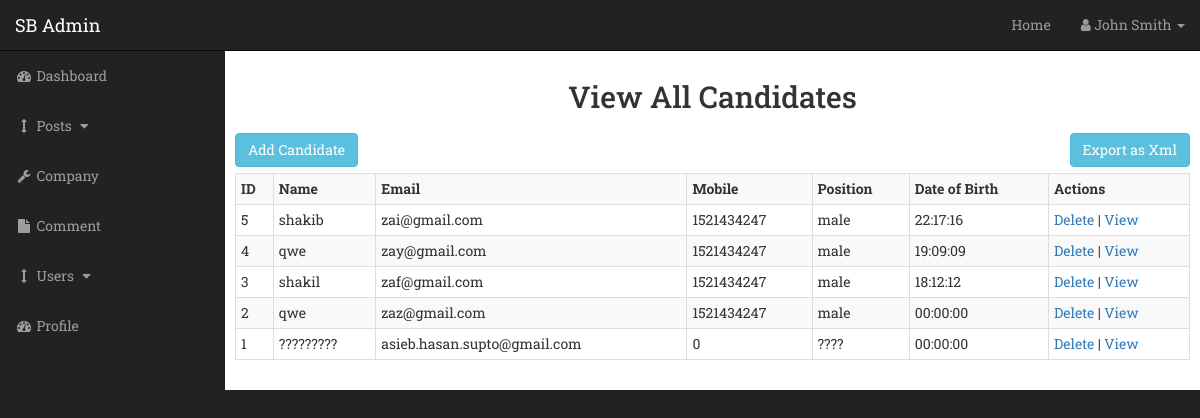
The page /admin/view_all_candidate.php on the database as committed earlier.
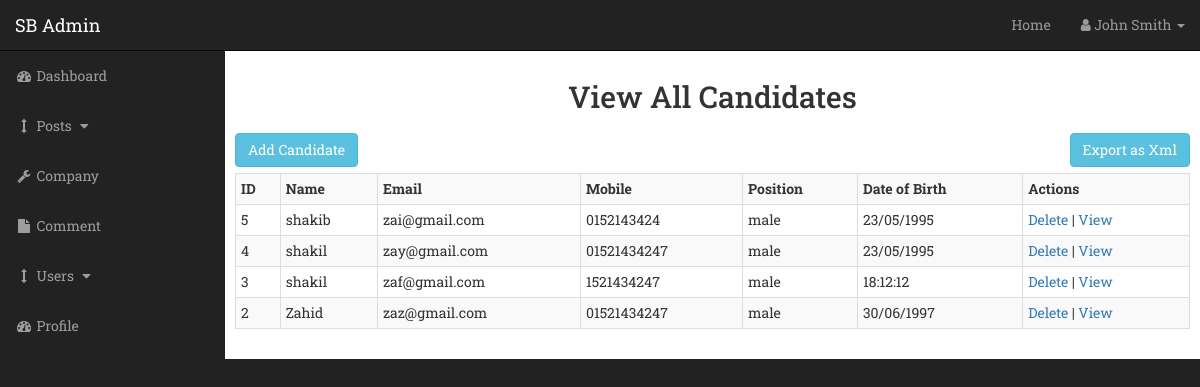
The same page on the database as committed later.
### tables this page shows
CREATE TABLE `candidate` (
  `cMail` varchar(100) NOT NULL,
  `cPass` text NOT NULL,
  `cName` varchar(32) NOT NULL,
  `cImage` varchar(200) NOT NULL,
  `cGender` text NOT NULL,
  `cMobile` varchar(200) DEFAULT NULL,
  `cSkill` text,
  `cPreviousExp` text NOT NULL,
  `cLogin` timestamp NOT NULL DEFAULT CURRENT_TIMESTAMP ON UPDATE CURRENT_TIMESTAMP,
  `cLogout` timestamp NOT NULL DEFAULT '0000-00-00 00:00:00',
  `cLastActivity` timestamp NOT NULL DEFAULT '0000-00-00 00:00:00',
  `cId` int(11) NOT NULL,
  `cDegree` varchar(32) NOT NULL,
  `cPresentAdd` text NOT NULL,
  `cPermanentAdd` text NOT NULL,
  `cDob` varchar(32) NOT NULL,
  `cDeleteDate` timestamp NULL DEFAULT NULL
);

### admin/view_all_candidate.php (the view, shortened to what this page needs)
<?php
include "includes/admin_header.php"
?>
<?php include "includes/admin_navigation.php" ?>
    <div id="page-wrapper" class="">
   <h2 style="text-align:center">View All Candidates</h2>
    <h3><a href='convertxml.php' style='float:left;' class='btn btn-info'>Add Candidate</a></h3>
    <h3><a href='convertxml.php' style='float:right;' class='btn btn-info'>Export as Xml</a></h3><br/><br/>
	<table class="table table-striped table-bordered table-condensed">
		<tr>
        <th>ID</th>
        <th>Name</th>
        <th>Email</th>
        <th>Mobile</th>
        <th>Position</th>
        <th>Date of Birth</th>
        <th>Actions</th>
		</tr>
        <?php
            require '../config.php';
            $statement="select * from candidate where cDeleteDate is null order by cId desc";
            $result = mysqli_query($conn, $statement);
            if (mysqli_num_rows($result) > 0)
            {
                while($row = mysqli_fetch_assoc($result))
                {
                    echo "<tr>";
					echo "<td>".$row['cId']."</td>";
					echo "<td>".$row['cName']."</td>";
					echo "<td>".$row['cMail']."</td>";
					echo "<td>".$row['cMobile']."</td>";
					echo "<td>".$row['cGender']."</td>";
					echo "<td>".$row['cDob']."</td>";
					echo "<td><a href=\"includes/delete_candidate.php?id=$row[cId]\" onClick=\"return confirm('Are you sure you want to delete?')\">Delete</a> | <a href=\"view_candidate.php?Id=$row[cId]\">View</a></td>";
					echo "</tr>";
                }
            }
            else
            {
                echo "Nothing found in db";
            }
        ?>
		</table>
</div>
<?php include "includes/admin_footer.php" ?>

Rows that differ between the two databases and show on the page:
no longer on this page (row edited): candidate: cId "1", cName "?????????", cMail "asieb.hasan.supto@gmail.com", cMobile "0", cGender "????", cDob "00:00:00"
changed candidate "shakib": cMobile "1521434247" → "0152143424"; cDob "22:17:16" → "23/05/1995"
changed candidate "zay@gmail.com": cName "qwe" → "shakil"; cMobile "1521434247" → "01521434247"; cDob "19:09:09" → "23/05/1995"
changed candidate "zaz@gmail.com": cName "qwe" → "Zahid"; cMobile "1521434247" → "01521434247"; cDob "00:00:00" → "30/06/1997"
